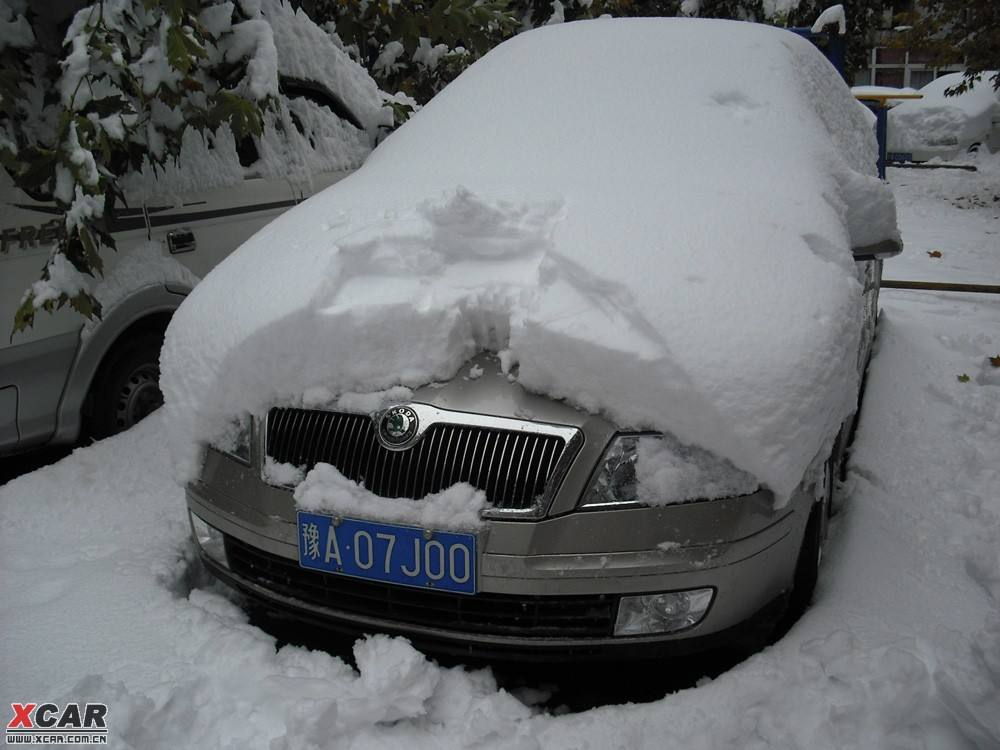
#> input picture images/pictures/45.jpg, 1000 x 750 px, given in place of 1.jpg, which was not available
$ python carPlateIdentity.py   (older library calls are emulated)
#> lines starting #> are read from the running program, lines starting #| are printed output that depends on the picture; after the words box and inside, x2 and y2 are one past the last pixel; in counts of white or black regions, pixels touching at a corner belong together; pictures that were not available may be replaced by others from this repository, and a replacement may not be noted
import cv2
import os
import sys

import matplotlib.pyplot as plt
import numpy as np
# import tensorflow as tf
import tensorflow.compat.v1 as tf

tf.disable_v2_behavior()
#> (this line was passed over: tensorflow is not available in this run)
#> in ProcessImage, img is the input picture: shape (750, 1000, 3); mean B, G, R 109.2, 106.5, 103.7

char_table = ['0', '1', '2', '3', '4', '5', '6', '7', '8', '9', 'A', 'B', 'C', 'D', 'E', 'F', 'G', 'H', 'I', 'J', 'K',
              'L', 'M', 'N', 'O', 'P', 'Q', 'R', 'S', 'T', 'U', 'V', 'W', 'X', 'Y', 'Z', '川', '鄂', '赣', '甘', '贵',
              '桂', '黑', '沪', '冀', '津', '京', '吉', '辽', '鲁', '蒙', '闽', '宁', '青', '琼', '陕', '苏', '晋',
              '皖', '湘', '新', '豫', '渝', '粤', '云', '藏', '浙']
chinese_table = ['川', '鄂', '赣', '甘', '贵', '桂', '黑', '沪', '冀', '津', '京', '吉', '辽', '鲁', '蒙', '闽', '宁', '青',
                 '琼', '陕', '苏', '晋', '皖', '湘', '新', '豫', '渝', '粤', '云', '藏', '浙']
non_chinese_table = ['0', '1', '2', '3', '4', '5', '6', '7', '8', '9', 'A', 'B', 'C', 'D', 'E', 'F', 'G', 'H', 'I', 'J',
                     'K', 'L', 'M', 'N', 'O', 'P', 'Q', 'R', 'S', 'T', 'U', 'V', 'W', 'X', 'Y', 'Z']


def gaussian_blur(image, kernel_size):
    """Applies a Gaussian Noise kernel"""
#> called with kernel_size = 5
    return cv2.GaussianBlur(image, (kernel_size, kernel_size), 0)


def canny(image, low_threshold, high_threshold):
    """Applies the Canny transform"""
#> called with low_threshold = 50, high_threshold = 150
    return cv2.Canny(image, low_threshold, high_threshold)
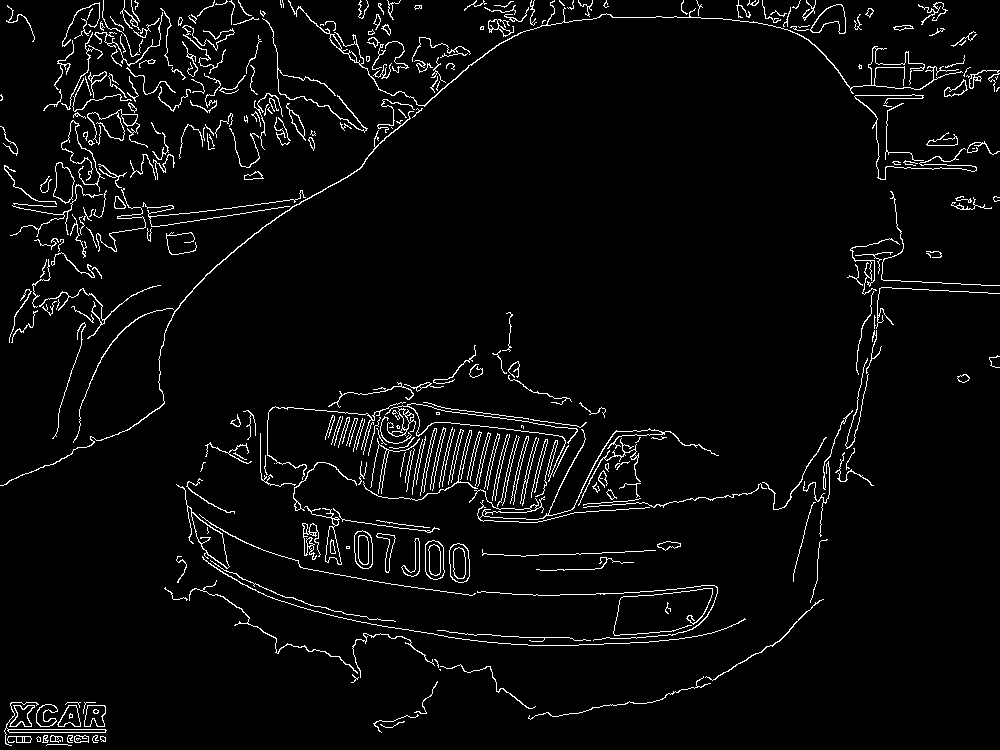
#> returned value: shape (750, 1000); 3.9% white in thin lines or dots


# [44 lines left out: functions hist_image, find_board_area, not called in this run]


def verify_scale(rotate_rect):
    # print('verify scale:', rotate_rect)
    error = 0.4
    aspect = 4  # 4.7272
    min_area = 10 * (10 * aspect)
    max_area = 150 * (150 * aspect)
    min_aspect = aspect * (1 - error)
    max_aspect = aspect * (1 + error)
    theta = 30

    if rotate_rect[1][0] == 0 or rotate_rect[1][1] == 0:
        return False

    r = rotate_rect[1][0] / rotate_rect[1][1]
    r = max(r, 1 / r)
    area = rotate_rect[1][0] * rotate_rect[1][1]
    # print('area:', min_area, '-', max_area, 'r:', min_aspect, '-', max_aspect)
    # print('rect area:', area, 'rect r:', r)
    if min_area <= area <= max_area and min_aspect <= r <= max_aspect:
        # check if the angel of rectangle exceeds theta
        # print('verify_scale:', rotate_rect[2])
        # if ((rotate_rect[1][0] < rotate_rect[1][1] and -90 <= rotate_rect[2] < -(90 - theta)) or
        #         (rotate_rect[1][1] < rotate_rect[1][0] and -theta < rotate_rect[2] <= 0)):
        if (rotate_rect[1][0] < rotate_rect[1][1] and
            ((-90 <= -rotate_rect[2] < -(90 - theta)) or (-90 <= rotate_rect[2] < -(90 - theta)))) or \
                (rotate_rect[1][1] < rotate_rect[1][0] and
                 ((-theta < -rotate_rect[2] <= 0) or (-theta < rotate_rect[2] <= 0))):  # add minus to
            return True
    return False


global car_img
global global_adjust_parameter
global global_connectivity


def img_Transform(car_rect, image):
    global car_img
    # [4 lines of commented-out code are left out]

    img_h, img_w = image.shape[:2]
    rect_w, rect_h = car_rect[1][0], car_rect[1][1]
    angle = car_rect[2]

    return_flag = False
    if car_rect[2] == 0:
        return_flag = True
    if car_rect[2] == -90 and rect_w < rect_h:
        rect_w, rect_h = rect_h, rect_w
        return_flag = True
    if return_flag:
        car_img = image[int(car_rect[0][1] - rect_h / 2): int(car_rect[0][1] + rect_h / 2),
                  int(car_rect[0][0] - rect_w / 2): int(car_rect[0][0] + rect_w / 2)]
        return car_img

    car_rect = (car_rect[0], (rect_w, rect_h), angle)
    box = cv2.boxPoints(car_rect).astype(int)

    height_point = right_point = [0, 0]
    left_point = low_point = [car_rect[0][0], car_rect[0][1]]
    for point in box:
        if left_point[0] > point[0]:
            left_point = point
        if low_point[1] > point[1]:
            low_point = point
        if height_point[1] < point[1]:
            height_point = point
        if right_point[0] < point[0]:
            right_point = point

    if left_point[1] <= right_point[1]:  # positive angel
        new_right_point = [right_point[0], height_point[1]]
        pts1 = np.float32([left_point, height_point, right_point])
        pts2 = np.float32([left_point, height_point, new_right_point])
        M = cv2.getAffineTransform(pts1, pts2)  # get affine transform matrix
        dst = cv2.warpAffine(image, M, (round(img_w * 2), round(img_h * 2)))  # apply transformation
        car_img = dst[int(left_point[1]):int(height_point[1]), int(left_point[0]):int(new_right_point[0])]

    elif left_point[1] > right_point[1]:  # negative angel
        new_left_point = [left_point[0], height_point[1]]
        pts1 = np.float32([left_point, height_point, right_point])
        pts2 = np.float32([new_left_point, height_point, right_point])
        M = cv2.getAffineTransform(pts1, pts2)  # get affine transform matrix
        dst = cv2.warpAffine(image, M, (round(img_w * 2), round(img_h * 2)))  # apply transformation
        car_img = dst[int(right_point[1]):int(height_point[1]), int(new_left_point[0]):int(right_point[0])]

    # cv2.imshow('car_img: ', car_img)
    # cv2.waitKey()

    return car_img


def pre_process(orig_img):
    gray_img = cv2.cvtColor(orig_img, cv2.COLOR_BGR2GRAY)  # convert to grayscale image
    # cv2.imshow('gray_img', gray_img)
    # cv2.waitKey()

    # blur_img = cv2.blur(gray_img, (3, 3))
    kernel_size = 5
    gauss_gray = gaussian_blur(gray_img, kernel_size)  # gaussian blur
    # cv2.imshow('blur', gauss_gray)
    # cv2.waitKey()

    low_threshold = 50
    high_threshold = 150
    canny_edges = canny(gauss_gray, low_threshold, high_threshold)
    # [5 lines of commented-out code are left out]

    hsv_img = cv2.cvtColor(orig_img, cv2.COLOR_BGR2HSV)  # convert to HSV image
    h, s, v = hsv_img[:, :, 0], hsv_img[:, :, 1], hsv_img[:, :, 2]
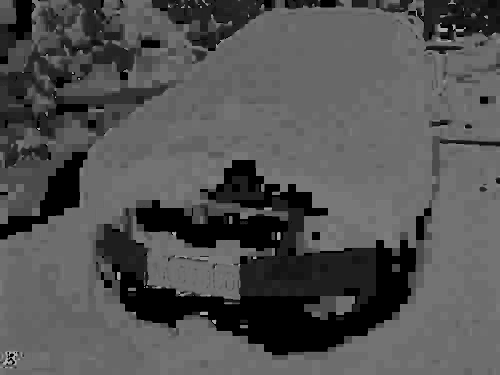
#> h: shape (750, 1000) (shown at 1/2 size); min 0, max 179, mean 82.2

    blue_img = (((h > 26) & (h < 34)) | ((h > 100) & (h < 124))) & (s > 70) & (v > 70)
    blue_img = blue_img.astype('float32')  # find blue area [100, 124]

    mix_img = np.multiply(canny_edges, blue_img)  # find blue edge
    # cv2.imshow('mix with blue', mix_img)
    # cv2.waitKey()

    mix_img = mix_img.astype(np.uint8)

    ret1, binary_img = cv2.threshold(mix_img, 0, 255, cv2.THRESH_BINARY | cv2.THRESH_OTSU)  # binarization
#> ret1 = 0
    # cv2.imshow('binary',binary_img)
    # cv2.waitKey()

    kernel = cv2.getStructuringElement(cv2.MORPH_RECT, (21, 5))
    close_img = cv2.morphologyEx(binary_img, cv2.MORPH_CLOSE, kernel)  # morphology operation
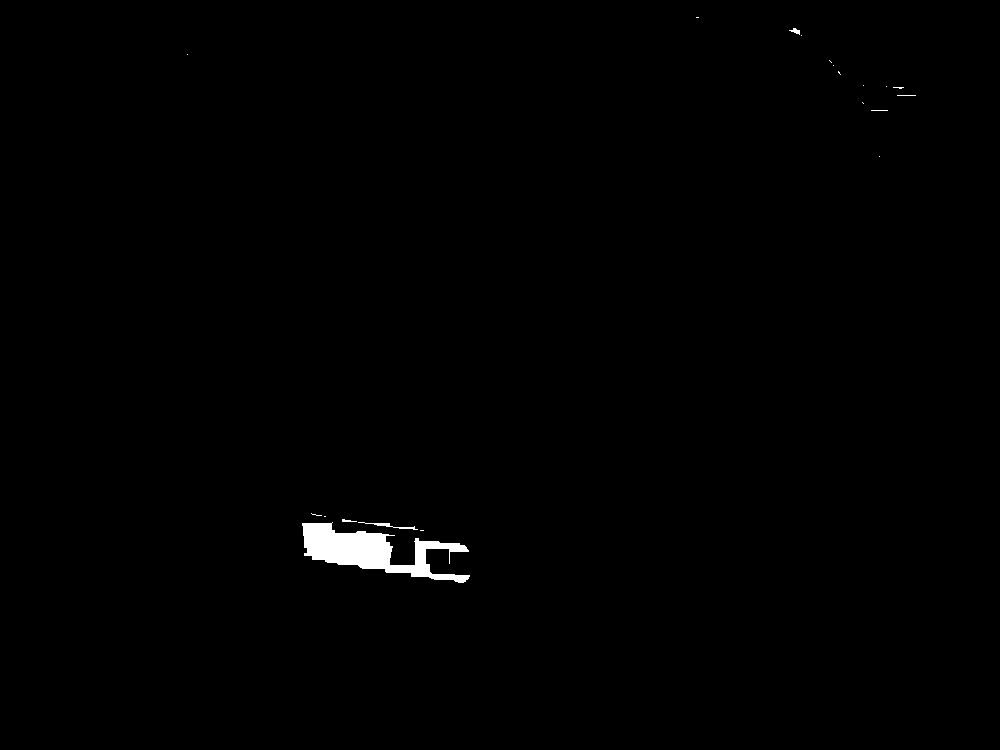
#> close_img: shape (750, 1000); 0.61% white; 20 white regions (16 under 20 px)
    # cv2.imshow('morphology', close_img)
    # cv2.waitKey()

    return close_img


# flood filling the image and remove the image which is not a car plate
def verify_color(rotate_rect, src_image):
    img_h, img_w = src_image.shape[:2]
    mask = np.zeros(shape=[img_h + 2, img_w + 2], dtype=np.uint8)
    connectivity = 4  # [loDiff,upDiff] replaced with new_value, could be 8
    loDiff, upDiff = 30, 30
    new_value = 255
    flags = connectivity
    flags |= cv2.FLOODFILL_FIXED_RANGE
    flags |= new_value << 8
    flags |= cv2.FLOODFILL_MASK_ONLY

    # find column and row range
    rand_seed_num = 5000
    valid_seed_num = 200
    # adjust_param = 0.04  # 0.1
    adjust_param = global_adjust_parameter
    box_points = cv2.boxPoints(rotate_rect)
    # print('box points:', box_points)
    box_points_x = [n[0] for n in box_points]
    box_points_x.sort(reverse=False)
    adjust_x = int((box_points_x[2] - box_points_x[1]) * adjust_param)
    col_range = [box_points_x[1] + adjust_x, box_points_x[2] - adjust_x]
    # print('col range:', col_range)
    box_points_y = [n[1] for n in box_points]
    box_points_y.sort(reverse=False)
    adjust_y = int((box_points_y[2] - box_points_y[1]) * adjust_param)
    row_range = [box_points_y[1] + adjust_y, box_points_y[2] - adjust_y]
    # print('row range:', row_range)

    hsv_img = cv2.cvtColor(src_image, cv2.COLOR_BGR2HSV)
    h, s, v = hsv_img[:, :, 0], hsv_img[:, :, 1], hsv_img[:, :, 2]
    r1, c1 = h.shape

    # rotation adjustment
    if (col_range[1] - col_range[0]) / (box_points_x[3] - box_points_x[0]) < 0.4 \
            or (row_range[1] - row_range[0]) / (box_points_y[3] - box_points_y[0]) < 0.4:
        points_row = []
        points_col = []
        for i in range(2):
            pt1, pt2 = box_points[i], box_points[i + 2]
            x_adjust, y_adjust = int(adjust_param * (abs(pt1[0] - pt2[0]))), int(adjust_param * (abs(pt1[1] - pt2[1])))
            if pt1[0] <= pt2[0]:
                pt1[0], pt2[0] = pt1[0] + x_adjust, pt2[0] - x_adjust
            else:
                pt1[0], pt2[0] = pt1[0] - x_adjust, pt2[0] + x_adjust
            if pt1[1] <= pt2[1]:
                pt1[1], pt2[1] = pt1[1] + adjust_y, pt2[1] - adjust_y
            else:
                pt1[1], pt2[1] = pt1[1] - y_adjust, pt2[1] + y_adjust
            # print('pt0, r1', pt1[0], pt2[0], c1)
            # print('pt1, c1', pt1[1], pt2[1], r1)
            if pt2[0] > c1:
                pt2[0] = c1 - 1
            if pt2[1] > r1:
                pt2[1] = r1 - 1
            # print('pt0, r1', pt1[0], pt2[0], c1)
            # print('pt1, c1', pt1[1], pt2[1], r1)
            temp_list_x = [int(x) for x in np.linspace(pt1[0], pt2[0], int(rand_seed_num / 2))]
            temp_list_y = [int(y) for y in np.linspace(pt1[1], pt2[1], int(rand_seed_num / 2))]
            # print('temp x:', temp_list_x)
            # print('temp y:', temp_list_y)
            points_col.extend(temp_list_x)
            points_row.extend(temp_list_y)
            # print('col-x:', points_col)
            # print('row-y:', points_row)
    else:
        points_row = np.random.randint(row_range[0], row_range[1], size=rand_seed_num)
        points_col = np.linspace(col_range[0], col_range[1], num=rand_seed_num).astype(int)

    points_row = np.array(points_row)
    points_col = np.array(points_col)

    flood_img = src_image.copy()  # flood fill image
    seed_cnt = 0
    for i in range(rand_seed_num):
        rand_index = np.random.choice(rand_seed_num, 1, replace=False)
        # row, col = points_row[rand_index], points_col[rand_index]
        row, col = points_row[rand_index][0], points_col[rand_index][0]
        # set the color to be car plate color
        if (((h[row, col] > 26) & (h[row, col] < 34)) | ((h[row, col] > 100) & (h[row, col] < 124))) & (
                s[row, col] > 70) & (v[row, col] > 70):
            cv2.floodFill(src_image, mask, (col, row), (255, 255, 255), (loDiff,) * 3, (upDiff,) * 3, flags)
            cv2.circle(flood_img, center=(col, row), radius=2, color=(0, 0, 255), thickness=2)
            seed_cnt += 1
            if seed_cnt >= valid_seed_num:
                break
    # [10 lines of commented-out code are left out]
    mask_points = []
    for row in range(1, img_h + 1):
        for col in range(1, img_w + 1):
            if mask[row, col] != 0:
                mask_points.append((col - 1, row - 1))
    mask_rotateRect = cv2.minAreaRect(np.array(mask_points))
    # [10 lines of commented-out code are left out]
    if verify_scale(mask_rotateRect):
        return True, mask_rotateRect
    else:
        return False, mask_rotateRect


# locating car plate
def locate_carPlate(orig_img, pred_image):
    carPlate_list = []
    temp1_orig_img = orig_img.copy()  # adjusting
    temp2_orig_img = orig_img.copy()  # adjusting
    contours, hierarchy = cv2.findContours(pred_image, cv2.RETR_EXTERNAL, cv2.CHAIN_APPROX_SIMPLE)  # find contours
#> contours = 20 contours, 17 with area under 20; largest, box (x1, y1, x2, y2) and area: (302, 522, 470, 583) 3982, (358, 522, 418, 530) 50, (789, 28, 800, 35) 24
    for i, contour in enumerate(contours):
        cv2.drawContours(temp1_orig_img, contours, i, (0, 255, 255), 2)
        rotate_rect = cv2.minAreaRect(contour)  # find the min area rectangle
        # [10 lines of commented-out code are left out]
        if verify_scale(rotate_rect):  # verify car plate by scale
            # print('enter scale:', rotate_rect)
            ret1, rotate_rect2 = verify_color(rotate_rect, temp2_orig_img)  # Verify car plate by color
            if not ret1:
                continue
            # print('recognized rect:', rotate_rect2)
            angle = rotate_rect2[2]
            if angle > 0:
                angle = angle - 180
                rotate_rect2 = (rotate_rect2[0], rotate_rect2[1], angle)
            car_plate1 = img_Transform(rotate_rect2, temp2_orig_img)  # transform image if there is an angel
            w, h, d = car_plate1.shape
            if (w > 0) and (h > 0):
                car_plate1 = cv2.resize(car_plate1, (car_plate_w, car_plate_h))  # adjust image size for CNN recognition
            else:
                continue
            # adjust area #
            # box = cv2.boxPoints(rotate_rect2)
            box = cv2.boxPoints(rotate_rect2).astype(int)
            for k in range(4):
                n1, n2 = k % 4, (k + 1) % 4
                cv2.line(temp1_orig_img, (box[n1][0], box[n1][1]), (box[n2][0], box[n2][1]), (255, 0, 0), 2)
            # [5 lines of commented-out code are left out]
            carPlate_list.append(car_plate1)
#> this loop made 20 passes
#> (rotate_rect, connectivity in verify_color, loDiff in verify_color, upDiff in verify_color) on pass 3: (((385.2, 551.3), (40.52, 173.4), -80.61), 4, 30, 30)
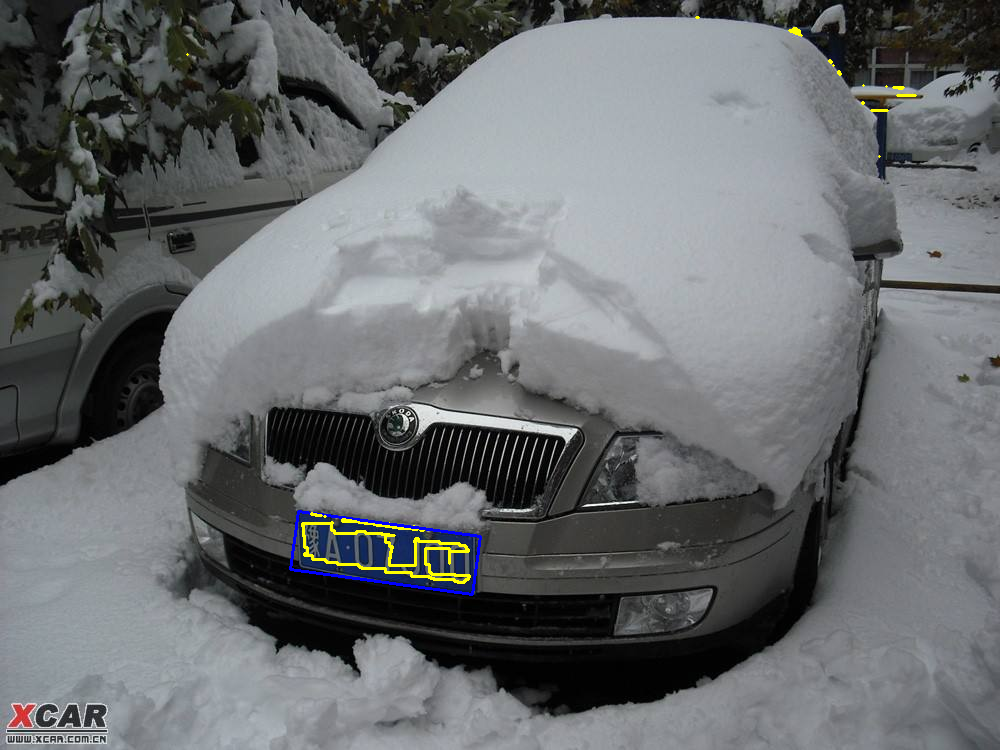
#> temp1_orig_img: shape (750, 1000, 3); 0.51% of pixels changed, all inside (x1, y1, x2, y2) = (186, 16, 917, 596)
#> after the loop, carPlate_list = 1 item
    # cv2.imshow('contour', temp1_orig_img)
    # cv2.waitKey()
    return carPlate_list


# cut the edge of the character
# [122 lines left out: functions horizontal_cut_chars, get_chars, extract_char, not called in this run]


def cnn_select_carPlate(plate_list, model_path):
    if len(plate_list) == 0:
        return False, plate_list
    g1 = tf.Graph()
    sess1 = tf.Session(graph=g1)
    with sess1.as_default():
        with sess1.graph.as_default():
            model_dir = os.path.dirname(model_path)
            saver = tf.train.import_meta_graph(model_path)
            saver.restore(sess1, tf.train.latest_checkpoint(model_dir))
            graph = tf.get_default_graph()
            net1_x_place = graph.get_tensor_by_name('x_place:0')
            net1_keep_place = graph.get_tensor_by_name('keep_place:0')
            net1_out = graph.get_tensor_by_name('out_put:0')

            input_x = np.array(plate_list)
            net_outs = tf.nn.softmax(net1_out)
            preds = tf.argmax(net_outs, 1)  # predict
            probs = tf.reduce_max(net_outs, reduction_indices=[1])  # get the probability
            pred_list, prob_list = sess1.run([preds, probs], feed_dict={net1_x_place: input_x, net1_keep_place: 1.0})
            # find the plate with the biggest probability
            result_index, result_prob = -1, 0.
            for i, pred in enumerate(pred_list):
                if pred == 1 and prob_list[i] > result_prob:
                    result_index, result_prob = i, prob_list[i]
            if result_index == -1:
                return False, plate_list[0]
            else:
                return True, plate_list[result_index]


# [26 lines left out: function cnn_recognize_char, not called in this run]


def ProcessImage(image_number):
    img = cv2.imread(f'./images/pictures/{image_number}.jpg')
    pred_img = pre_process(img)  # preprocessing
    car_plate_list = locate_carPlate(img, pred_img)  # locating the car plate
#> car_plate_list = 1 item
    ret, car_plate = cnn_select_carPlate(car_plate_list, plate_model_path)  # car plate recognize
    if not ret:
        return 1, ["car plate not found!"]
    # cv2.imshow('cnn_plate', car_plate)
    char_img_list = extract_char(car_plate)  # extract character
    text1 = []
    for i in range(10):
        text1 = cnn_recognize_char(char_img_list, char_model_path)  # recognize car plate character
        # print(i)
        if CheckText(text1):
            break
    return 0, text1


# [10 lines left out: function CheckText, not called in this run]


if __name__ == '__main__':
    cur_dir = os.path.abspath(os.path.dirname(__file__))
    car_plate_w, car_plate_h = 136, 36
    char_w, char_h = 20, 20
    plate_model_path = './carIdentityData/model/plate_recongnize/model.ckpt-510.meta'
    char_model_path = './carIdentityData/model/char_recongnize/model.ckpt-500.meta'
    hyper_param = [0.01, 0.02, 0.03, 0.04, 0.05, 0.06, 0.07, 0.08, 0.09, 0.1]
    # img = cv2.imread('./images/pictures/1.jpg')

    if len(sys.argv) > 1:
        imageNumber = sys.argv[1]
        for hp in hyper_param:
            global_adjust_parameter = hp
            error, text = ProcessImage(imageNumber)
            print(text)
        # cv2.waitKey()
    else:
        textList = []
        y = []
        for hp in hyper_param:
            total_error = 0
            for imageNumber in range(50):
                global_adjust_parameter = hp
#> (the run stopped early here; a loop or call above may not have finished)
